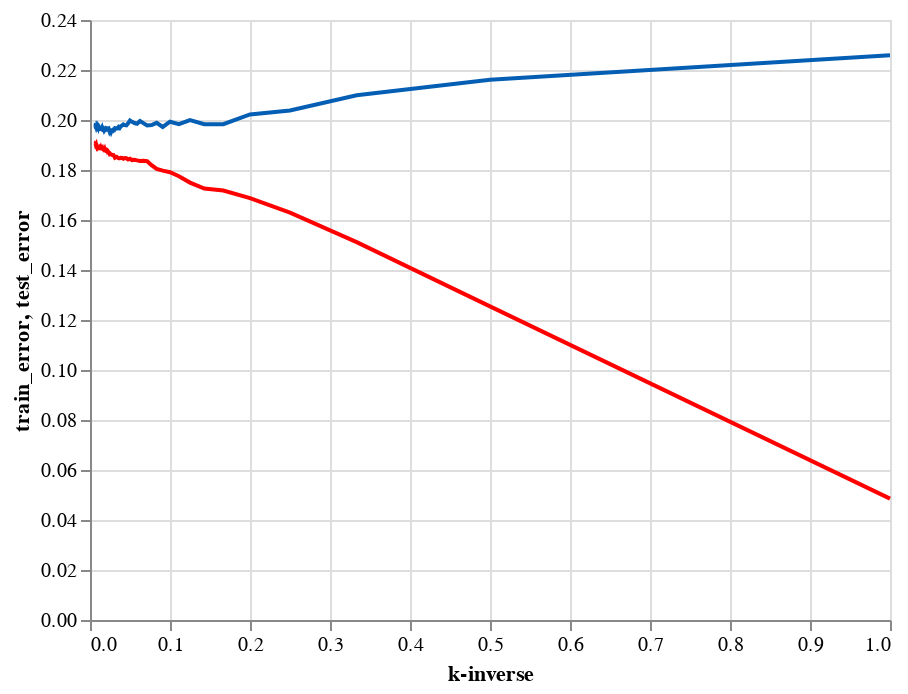

This figure's notebook cell:
### Code cell
ctrain_o+ctest_o

### Figure 1 — Vega-Lite specification as saved in the notebook (floating-point values rounded to 4 significant figures; data arrays with more than 128 entries replaced by an {"elided": "..."} marker saying what was removed)
{"config": {"view": {"continuousWidth": 400, "continuousHeight": 300}}, "layer": [{"mark": {"type": "line", "color": "#FF0000"}, "encoding": {"x": {"field": "kinv", "type": "quantitative"}, "y": {"field": "train_error", "type": "quantitative"}}}, {"mark": {"type": "line", "color": "#045FB4"}, "encoding": {"x": {"field": "kinv", "title": "k-inverse", "type": "quantitative"}, "y": {"field": "test_error", "type": "quantitative"}}}], "data": {"name": "data-9e316b2a811bb379a24e496aa344add0"}, "$schema": "https://vega.github.io/schema/vega-lite/v4.17.0.json", "datasets": {"data-9e316b2a811bb379a24e496aa344add0": {"elided": "149 records"}}}
